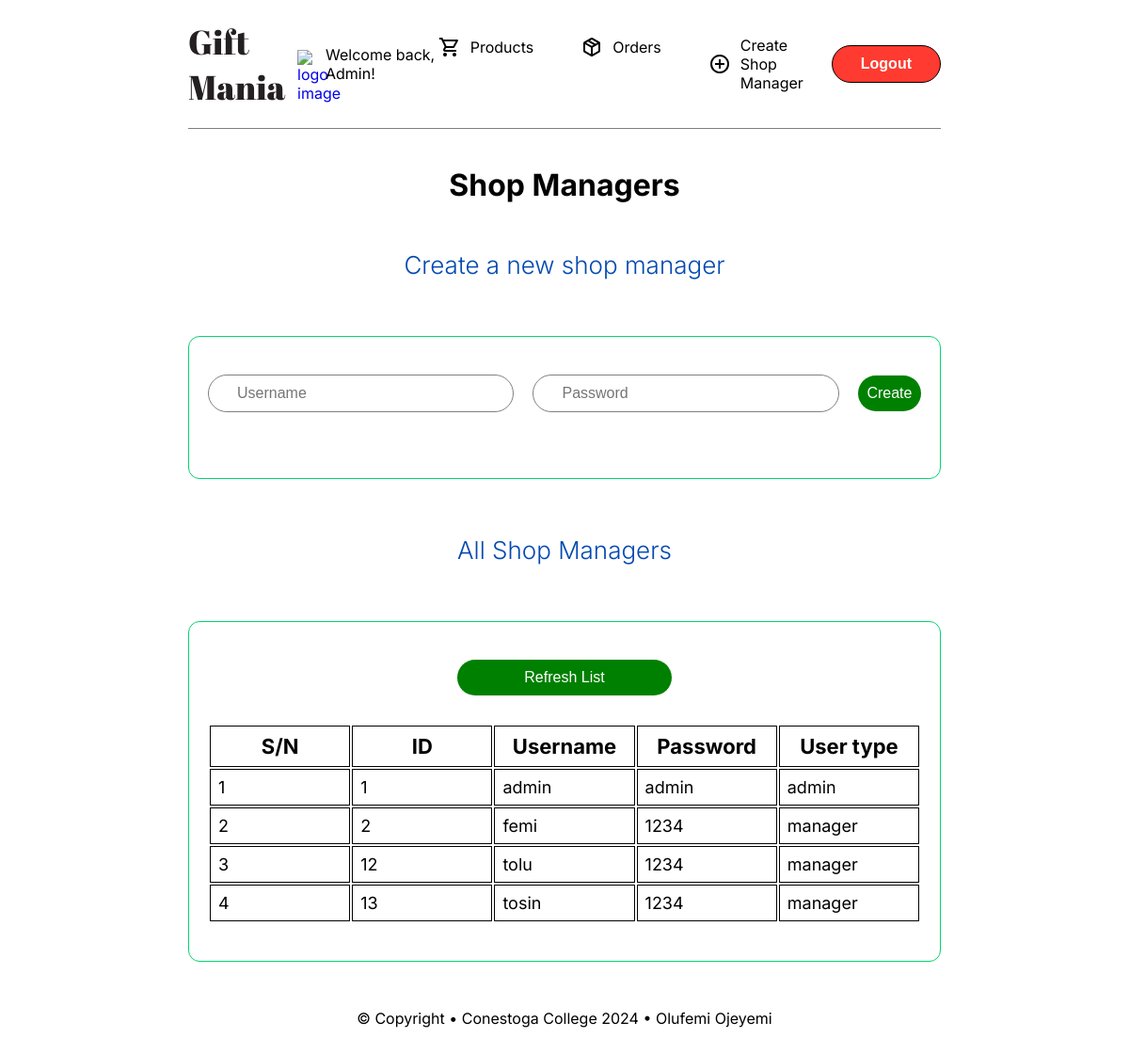
Screenshot of /create-manager-page.php (signed in) with the database file from the repository.
### tables this page shows
CREATE TABLE `users` (
  `id` int(11) NOT NULL,
  `username` varchar(255) NOT NULL,
  `password` varchar(255) NOT NULL,
  `user_type` enum('admin','manager') NOT NULL
);

### create-manager-page.php (the view, shortened to what this page needs)
<?php
    include('includes/db_connection.php');
?>
<!DOCTYPE html>
<html lang="en">
    <head>
        <?php include "layouts/head.php" ?>
    </head>
    <body>
        <?php include "layouts/header.php" ?>
        <h1 class="title">Shop Managers</h1>
        <main>
            <h2>Create a new shop manager</h2>
            <section class="create-container dark-green-border">
                <form action="" method="post" class="form-manager-container">
                    <div class="create-manager-inputs">
                        <div class="inputs">
                            <input type="text" placeholder="Username" id="username" name="username">
                        </div>
                        <div class="inputs">
                            <input type="password" placeholder="Password" id="password" name="password">
                        </div>
                    </div>
                    <div class="create-button-container">
                        <input type="submit" value="Create" class="create-button">
                    </div>
                </form>
            </section>
            <h2>All Shop Managers</h2>
            <section class="shop-managers-list dark-green-border">
                <div class='w-full flex flex-column align-center gap-20 margin-block'>
                    <div class='submit-button-container'>
                        <button onclick="window.location.href = 'create-manager-page.php'" class='submit-button-green'>Refresh List</button>
                    </div>
                </div>
                <table class="shop-manager">
                    <thead>
                        <tr>
                            <th>S/N</th>
                            <th>ID</th>
                            <th>Username</th>
                            <th>Password</th>
                            <th>User type</th>
                        </tr>
                    </thead>
                    <tbody>
                        <?php
                            $query = "SELECT * FROM `users`";
                            $result = mysqli_query($db, $query);
                            $count = 0;
                            if ($result && mysqli_num_rows($result) > 0) {
                                while ($row = mysqli_fetch_assoc($result)) {
                                    $count++;
                                    ?>
                                        <tr>
                                            <td><?php echo $count ?></td>
                                            <td><?php echo $row['id'] ?></td>
                                            <td><?php echo $row['username'] ?></td>
                                            <td><?php echo $row['password'] ?></td>
                                            <td><?php echo $row['user_type'] ?></td>
                                        </tr>
                                    <?php
                                }
                            }
                        ?>
                    </tbody>
                </table>
            </section>
        </main>
        <?php include "layouts/footer.php" ?>
    </body>
</html>

### styles/styles.css (style rules this page uses)
.flex { display: flex; }
.flex-column { flex-direction: column; }
.align-center { align-items: center; }
.w-full { width: 100%; }
.gap-20 { gap: 20px; }
.dark-green-border { border: 0.1px solid #05d372; }
.margin-block { margin-block-end: 30px; }
body, h1, h2, h3, h4, p, figure, blockquote, dl, dd { margin: 0; }
body { padding: 0 200px; margin-block-end: 0; font-family: 'Inter', sans-serif; }
.title { text-align: center; margin-block-end: 50px; }
main { display: flex; flex-direction: column; gap: 30px; }
h2 { text-align: center; margin-block-end: 30px; font-weight: 300; font-size: 26px; color: #0249b1; }
.inputs { display: flex; flex-direction: column; width: 100%; }
.inputs input { padding: 10px 30px; border-radius: 20px; border: 0.2px solid grey; font-size: 16px; }
.submit-button-container { width: 30%; display: flex; align-self: center; }
.submit-button-green { width: 100%; padding: 10px 0px; background-color: green; color: white; font-size: 16px; font-weight: 500; border: none; border-radius: 20px; transition: ease-in 0.1s; }
.create-container { border-radius: 12px; padding: 40px 20px; margin-block-end: 30px; }
.form-manager-container { display: flex; align-items: center; gap: 20px; width: 100%; margin-block-end: 30px; }
.create-manager-inputs { display: flex; justify-content: space-between; gap: 20px; width: 100%; }
.create-button-container { width: 10%; display: flex; align-self: center; }
.create-button { width: 100%; padding: 10px 0px; background-color: green; color: white; font-size: 16px; font-weight: 500; border: none; border-radius: 20px; transition: ease-in 0.1s; }
.shop-managers-list { border-radius: 12px; padding: 40px 20px; }
table { width: 100%; table-layout: fixed; }
th, td { padding: 8px; border: 0.1px solid black; white-space: nowrap; overflow: hidden; text-overflow: ellipsis; }
th { text-align: center; font-size: 22px; }
td { text-align: left; font-size: 18px; }

### rows the page displays
users: id "1", username "admin", password "admin", user_type "admin"
users: id "2", username "femi", password "1234", user_type "manager"
users: id "12", username "tolu", password "1234", user_type "manager"
users: id "13", username "tosin", password "1234", user_type "manager"
